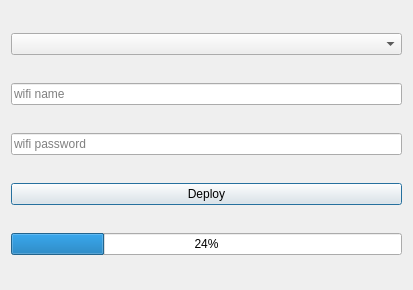
<?xml version="1.0" encoding="UTF-8"?>
<ui version="4.0">
 <class>Dialog</class>
 <widget class="QDialog" name="Dialog">
  <property name="geometry">
   <rect>
    <x>0</x>
    <y>0</y>
    <width>413</width>
    <height>290</height>
   </rect>
  </property>
  <property name="windowTitle">
   <string>Dialog</string>
  </property>
  <layout class="QVBoxLayout" name="verticalLayout">
   <item>
    <widget class="QComboBox" name="combo_box_com">
     <property name="currentText">
      <string/>
     </property>
    </widget>
   </item>
   <item>
    <widget class="QLineEdit" name="line_edit_wifi">
     <property name="placeholderText">
      <string>wifi name</string>
     </property>
    </widget>
   </item>
   <item>
    <widget class="QLineEdit" name="line_edit_pwd">
     <property name="placeholderText">
      <string>wifi password</string>
     </property>
    </widget>
   </item>
   <item>
    <widget class="QPushButton" name="button_deploy">
     <property name="text">
      <string>Deploy</string>
     </property>
    </widget>
   </item>
   <item>
    <widget class="QProgressBar" name="progressBar">
     <property name="value">
      <number>24</number>
     </property>
    </widget>
   </item>
  </layout>
 </widget>
 <resources/>
 <connections/>
</ui>
